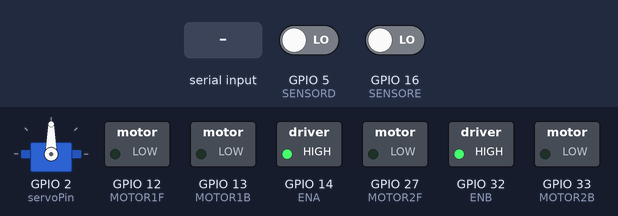
The sketch below on a simulated ESP32. On the bench: servo, switched loads named in the sketch (green lamp = pin HIGH). The test bench sets the inputs (shaded band); at power-on: GPIO 5 (SENSORD) LOW, GPIO 16 (SENSORE) LOW. Nothing arrives over Bluetooth unless stated; what the sketch prints to the serial monitor is not drawn.

Above: at 1.2 s.
1.3 s: "W" received over the second serial link
At 1.8 s:
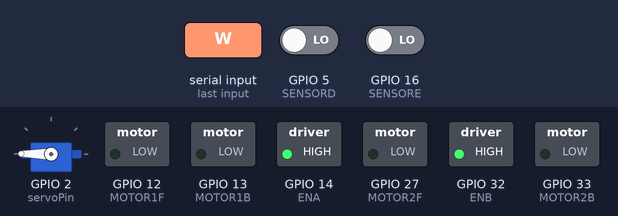
2.8 s: GPIO 5 (SENSORD) driven HIGH
At 4.0 s:
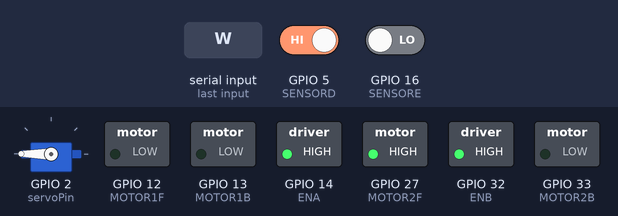
4.3 s: GPIO 16 (SENSORE) driven HIGH
At 5.3 s:
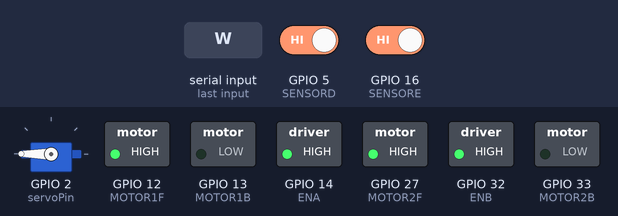
5.8 s: GPIO 5 (SENSORD) driven LOW
At 6.4 s:
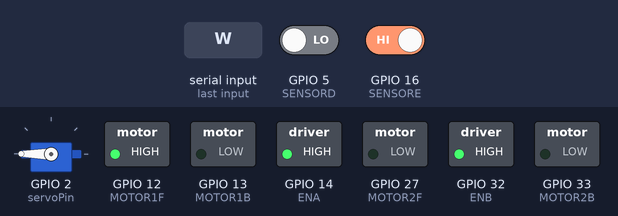
7.3 s: GPIO 16 (SENSORE) driven LOW
At 8.7 s:
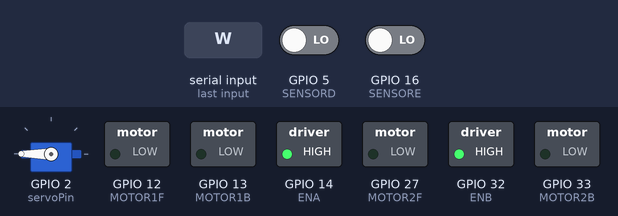
Timing chart, 0 to 9.8 s (numbered marks = the images above; inputs shaded):
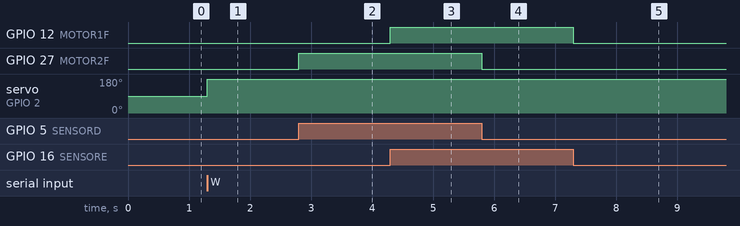

Measured:
- after the input at 1.3 s, servo on GPIO 2 (servoPin): 90° → 180° at once
- after the input at 2.8 s, GPIO 27 (MOTOR2F): LOW → HIGH at once
- after the input at 4.3 s, GPIO 12 (MOTOR1F): LOW → HIGH at once
- after the input at 5.8 s, GPIO 27 (MOTOR2F): HIGH → LOW at once
- after the input at 7.3 s, GPIO 12 (MOTOR1F): HIGH → LOW at once

The sketch:

HOPE.ino
```cpp
#include <Arduino.h>
#include <BluetoothSerial.h>
#include <ESP32Servo.h>

//Definição PORTAS ESP - PONTE H
  #define ENA 14
  #define MOTOR1F 12			//IN1
  #define MOTOR1B 13			//IN2
  #define MOTOR2F 27			//IN3
  #define MOTOR2B 33			//IN4
  #define ENB 32

//Definição SENSORES SL
  #define SENSORE 16
  #define SENSORD 5

BluetoothSerial SerialBT;

// Pino GPIO conectado ao servo motor
const int servoPin = 2;

// Objeto Servo para controlar o servo motor
Servo myServo;

bool useFirstCode = true;
bool stopRequested = false;
unsigned long stopTime = 0;
int POT = 200;

void setup() {
  SerialBT.begin("HOPE"); // Bluetooth

  //Motores
  pinMode(ENA, OUTPUT);
  pinMode(MOTOR1F, OUTPUT);
  pinMode(MOTOR1B, OUTPUT);
  pinMode(MOTOR2F, OUTPUT);
  pinMode(MOTOR2B, OUTPUT);
  pinMode(ENB, OUTPUT);
  digitalWrite(ENA, HIGH);
  digitalWrite(ENB, HIGH);

  //SENSORES
  pinMode(SENSORE, INPUT);
  pinMode(SENSORD, INPUT);

  //SERVO
  myServo.attach(servoPin);
}

void loop() {
  if (SerialBT.available()) { //Configuração Bluetooth
    char signal = SerialBT.read();
    switchCode(signal);
  }

  if (useFirstCode) {
    Bluetooth();
  } else {
    SL();
  }
}
void switchCode(char signal) {
  if (signal == 'W') {
    useFirstCode = false;
  } else if (signal == 'w') {
    useFirstCode = true;
  }
}
void SL(){
    if(digitalRead(SENSORD) == HIGH && digitalRead(SENSORE) == HIGH){ //Não detectou a presença de linha, funcionamento padrão, segue o movimento
        digitalWrite(MOTOR1F,HIGH);
        digitalWrite(MOTOR1B,LOW);
        digitalWrite(MOTOR2F,HIGH);
        digitalWrite(MOTOR2B,LOW);
        Serial.println("FRENTE");
      }

    if(digitalRead(SENSORD) == HIGH && digitalRead(SENSORE) == LOW){ //O SENSORD detectou a presença de linha, então para que HOPE continue seguindo o caminho, o M2 liga para alinhar novamente
        digitalWrite(MOTOR1F,LOW);
        digitalWrite(MOTOR1B,LOW);
        digitalWrite(MOTOR2F,HIGH);
        digitalWrite(MOTOR2B,LOW);
        Serial.println("DIREITA");
      }

    if(digitalRead(SENSORD) == LOW && digitalRead(SENSORE) == HIGH){ //O SENSORE detectou a presença de linha, então para que HOPE continue seguindo o caminho, o M1 liga para alinhar novamente
        digitalWrite(MOTOR1F,HIGH);
        digitalWrite(MOTOR1B,LOW);
        digitalWrite(MOTOR2F,LOW);
        digitalWrite(MOTOR2B,LOW);
        Serial.println("ESQUERDA");
      }

    if(digitalRead(SENSORD) == LOW && digitalRead(SENSORE) == LOW)//Detectou a presença de linha em ambos sensores, MOFF
      {
        digitalWrite(MOTOR1F,LOW);
        digitalWrite(MOTOR1B,LOW);
        digitalWrite(MOTOR2F,LOW);
        digitalWrite(MOTOR2B,LOW);
        myServo.write(180);
        Serial.println("PARADO");
      }
  }

void Bluetooth(){
    char ENTRADA = SerialBT.read();
      switch(ENTRADA){
        case 'S': //Parado
        digitalWrite(MOTOR1F,LOW);
        digitalWrite(MOTOR1B,LOW);
        digitalWrite(MOTOR2F,LOW);
        digitalWrite(MOTOR2B,LOW);
        //Serial.println("Parado");
        break;

        case 'F': //Frente
        digitalWrite(MOTOR1F,HIGH);
        digitalWrite(MOTOR1B,LOW);
        digitalWrite(MOTOR2F,HIGH);
        digitalWrite(MOTOR2B,LOW);
        Serial.println("Frente");
        break;

        case 'B': //Trás
        digitalWrite(MOTOR1F,LOW);
        digitalWrite(MOTOR1B,HIGH);
        digitalWrite(MOTOR2F,LOW);
        digitalWrite(MOTOR2B,HIGH);
        Serial.println("Tras");
        break;

        case 'L': //Esquerda
        digitalWrite(MOTOR1F,HIGH);
        digitalWrite(MOTOR1B,LOW);
        digitalWrite(MOTOR2F,LOW);
        digitalWrite(MOTOR2B,LOW);
        Serial.println("Esquerda");
        break;

        case 'R': //Direita
        digitalWrite(MOTOR1F,LOW);
        digitalWrite(MOTOR1B,LOW);
        digitalWrite(MOTOR2F,HIGH);
        digitalWrite(MOTOR2B,LOW);
        Serial.println("Direita");
        break;

        case 'H':// Mover o servo para a posição 0 graus
        myServo.write(0);
        break;

        case 'J':// Mover o servo para a posição 180 graus
        myServo.write(180);
        break;

        default:
        break;
      }
  }
```
